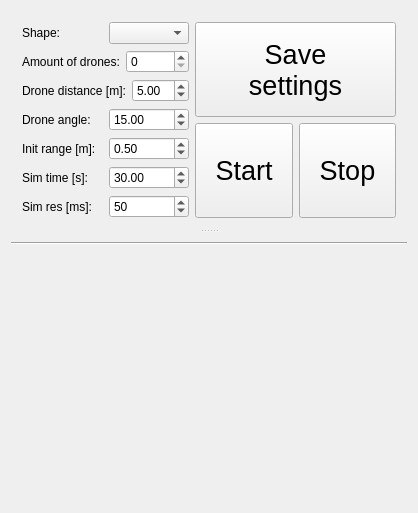
<?xml version="1.0" encoding="UTF-8"?>
<ui version="4.0">
 <class>MainWindow</class>
 <widget class="QMainWindow" name="MainWindow">
  <property name="geometry">
   <rect>
    <x>0</x>
    <y>0</y>
    <width>418</width>
    <height>513</height>
   </rect>
  </property>
  <property name="sizePolicy">
   <sizepolicy hsizetype="Preferred" vsizetype="Preferred">
    <horstretch>0</horstretch>
    <verstretch>0</verstretch>
   </sizepolicy>
  </property>
  <property name="windowTitle">
   <string>Drone swarm interface</string>
  </property>
  <widget class="QWidget" name="centralWidget">
   <property name="sizePolicy">
    <sizepolicy hsizetype="MinimumExpanding" vsizetype="MinimumExpanding">
     <horstretch>0</horstretch>
     <verstretch>0</verstretch>
    </sizepolicy>
   </property>
   <layout class="QVBoxLayout" name="verticalLayout_4">
    <item>
     <layout class="QVBoxLayout" name="verticalLayout_3">
      <item>
       <widget class="QSplitter" name="splitter">
        <property name="orientation">
         <enum>Qt::Vertical</enum>
        </property>
        <widget class="QWidget" name="layoutWidget">
         <layout class="QHBoxLayout" name="horizontalLayout_9">
          <item>
           <layout class="QVBoxLayout" name="verticalLayout">
            <item>
             <layout class="QHBoxLayout" name="horizontalLayout">
              <item>
               <widget class="QLabel" name="shapeLabel">
                <property name="sizePolicy">
                 <sizepolicy hsizetype="Preferred" vsizetype="Minimum">
                  <horstretch>0</horstretch>
                  <verstretch>0</verstretch>
                 </sizepolicy>
                </property>
                <property name="text">
                 <string>Shape:</string>
                </property>
               </widget>
              </item>
              <item>
               <widget class="QComboBox" name="shapeCombo">
                <property name="currentIndex">
                 <number>-1</number>
                </property>
               </widget>
              </item>
             </layout>
            </item>
            <item>
             <layout class="QHBoxLayout" name="horizontalLayout_2">
              <item>
               <widget class="QLabel" name="droneAmountLabel">
                <property name="sizePolicy">
                 <sizepolicy hsizetype="Preferred" vsizetype="Minimum">
                  <horstretch>0</horstretch>
                  <verstretch>0</verstretch>
                 </sizepolicy>
                </property>
                <property name="text">
                 <string>Amount of drones:</string>
                </property>
               </widget>
              </item>
              <item>
               <widget class="QSpinBox" name="droneAmountSpinBox">
                <property name="sizePolicy">
                 <sizepolicy hsizetype="Preferred" vsizetype="Fixed">
                  <horstretch>0</horstretch>
                  <verstretch>0</verstretch>
                 </sizepolicy>
                </property>
                <property name="correctionMode">
                 <enum>QAbstractSpinBox::CorrectToNearestValue</enum>
                </property>
               </widget>
              </item>
             </layout>
            </item>
            <item>
             <layout class="QHBoxLayout" name="horizontalLayout_3">
              <item>
               <widget class="QLabel" name="droneDistanceLabel">
                <property name="sizePolicy">
                 <sizepolicy hsizetype="Preferred" vsizetype="Minimum">
                  <horstretch>0</horstretch>
                  <verstretch>0</verstretch>
                 </sizepolicy>
                </property>
                <property name="text">
                 <string>Drone distance [m]:</string>
                </property>
               </widget>
              </item>
              <item>
               <widget class="QDoubleSpinBox" name="droneDistanceSpinbox">
                <property name="sizePolicy">
                 <sizepolicy hsizetype="Preferred" vsizetype="Fixed">
                  <horstretch>0</horstretch>
                  <verstretch>0</verstretch>
                 </sizepolicy>
                </property>
                <property name="value">
                 <double>5.000000000000000</double>
                </property>
               </widget>
              </item>
             </layout>
            </item>
            <item>
             <layout class="QHBoxLayout" name="horizontalLayout_4">
              <item>
               <widget class="QLabel" name="droneAngleLabel">
                <property name="sizePolicy">
                 <sizepolicy hsizetype="Preferred" vsizetype="Minimum">
                  <horstretch>0</horstretch>
                  <verstretch>0</verstretch>
                 </sizepolicy>
                </property>
                <property name="text">
                 <string>Drone angle: </string>
                </property>
               </widget>
              </item>
              <item>
               <widget class="QDoubleSpinBox" name="droneAngleSpinbox">
                <property name="sizePolicy">
                 <sizepolicy hsizetype="Preferred" vsizetype="Fixed">
                  <horstretch>0</horstretch>
                  <verstretch>0</verstretch>
                 </sizepolicy>
                </property>
                <property name="value">
                 <double>15.000000000000000</double>
                </property>
               </widget>
              </item>
             </layout>
            </item>
            <item>
             <layout class="QHBoxLayout" name="horizontalLayout_5">
              <item>
               <widget class="QLabel" name="initRangeLabel">
                <property name="text">
                 <string>Init range [m]:</string>
                </property>
               </widget>
              </item>
              <item>
               <widget class="QDoubleSpinBox" name="initRangeSpinBox">
                <property name="value">
                 <double>0.500000000000000</double>
                </property>
               </widget>
              </item>
             </layout>
            </item>
            <item>
             <layout class="QHBoxLayout" name="horizontalLayout_6">
              <item>
               <widget class="QLabel" name="simTimeLabel">
                <property name="text">
                 <string>Sim time [s]:</string>
                </property>
               </widget>
              </item>
              <item>
               <widget class="QDoubleSpinBox" name="simTimeSpinbox">
                <property name="value">
                 <double>30.000000000000000</double>
                </property>
               </widget>
              </item>
             </layout>
            </item>
            <item>
             <layout class="QHBoxLayout" name="horizontalLayout_8">
              <item>
               <widget class="QLabel" name="simResLabel">
                <property name="text">
                 <string>Sim res [ms]:</string>
                </property>
               </widget>
              </item>
              <item>
               <widget class="QSpinBox" name="simResSpinbox">
                <property name="value">
                 <number>50</number>
                </property>
               </widget>
              </item>
             </layout>
            </item>
           </layout>
          </item>
          <item>
           <layout class="QVBoxLayout" name="verticalLayout_2">
            <item>
             <widget class="QPushButton" name="applyButton">
              <property name="enabled">
               <bool>true</bool>
              </property>
              <property name="sizePolicy">
               <sizepolicy hsizetype="MinimumExpanding" vsizetype="MinimumExpanding">
                <horstretch>0</horstretch>
                <verstretch>0</verstretch>
               </sizepolicy>
              </property>
              <property name="palette">
               <palette>
                <active>
                 <colorrole role="Text">
                  <brush brushstyle="SolidPattern">
                   <color alpha="255">
                    <red>0</red>
                    <green>0</green>
                    <blue>0</blue>
                   </color>
                  </brush>
                 </colorrole>
                 <colorrole role="ButtonText">
                  <brush brushstyle="SolidPattern">
                   <color alpha="255">
                    <red>0</red>
                    <green>0</green>
                    <blue>0</blue>
                   </color>
                  </brush>
                 </colorrole>
                </active>
                <inactive>
                 <colorrole role="Text">
                  <brush brushstyle="SolidPattern">
                   <color alpha="255">
                    <red>0</red>
                    <green>0</green>
                    <blue>0</blue>
                   </color>
                  </brush>
                 </colorrole>
                 <colorrole role="ButtonText">
                  <brush brushstyle="SolidPattern">
                   <color alpha="255">
                    <red>0</red>
                    <green>0</green>
                    <blue>0</blue>
                   </color>
                  </brush>
                 </colorrole>
                </inactive>
                <disabled>
                 <colorrole role="Text">
                  <brush brushstyle="SolidPattern">
                   <color alpha="255">
                    <red>159</red>
                    <green>158</green>
                    <blue>158</blue>
                   </color>
                  </brush>
                 </colorrole>
                 <colorrole role="ButtonText">
                  <brush brushstyle="SolidPattern">
                   <color alpha="255">
                    <red>159</red>
                    <green>158</green>
                    <blue>158</blue>
                   </color>
                  </brush>
                 </colorrole>
                </disabled>
               </palette>
              </property>
              <property name="font">
               <font>
                <pointsize>20</pointsize>
               </font>
              </property>
              <property name="text">
               <string>Save 
settings</string>
              </property>
             </widget>
            </item>
            <item>
             <layout class="QHBoxLayout" name="horizontalLayout_7">
              <item>
               <widget class="QPushButton" name="startButton">
                <property name="sizePolicy">
                 <sizepolicy hsizetype="MinimumExpanding" vsizetype="MinimumExpanding">
                  <horstretch>0</horstretch>
                  <verstretch>0</verstretch>
                 </sizepolicy>
                </property>
                <property name="font">
                 <font>
                  <pointsize>20</pointsize>
                 </font>
                </property>
                <property name="text">
                 <string>Start</string>
                </property>
               </widget>
              </item>
              <item>
               <widget class="QPushButton" name="stopButton">
                <property name="sizePolicy">
                 <sizepolicy hsizetype="MinimumExpanding" vsizetype="MinimumExpanding">
                  <horstretch>0</horstretch>
                  <verstretch>0</verstretch>
                 </sizepolicy>
                </property>
                <property name="font">
                 <font>
                  <pointsize>20</pointsize>
                 </font>
                </property>
                <property name="text">
                 <string>Stop</string>
                </property>
               </widget>
              </item>
             </layout>
            </item>
           </layout>
          </item>
         </layout>
        </widget>
        <widget class="Line" name="line">
         <property name="orientation">
          <enum>Qt::Horizontal</enum>
         </property>
        </widget>
       </widget>
      </item>
      <item>
       <widget class="QWidget" name="widget" native="true">
        <property name="sizePolicy">
         <sizepolicy hsizetype="Preferred" vsizetype="Expanding">
          <horstretch>0</horstretch>
          <verstretch>0</verstretch>
         </sizepolicy>
        </property>
       </widget>
      </item>
     </layout>
    </item>
   </layout>
  </widget>
 </widget>
 <layoutdefault spacing="6" margin="11"/>
 <resources/>
 <connections/>
</ui>
